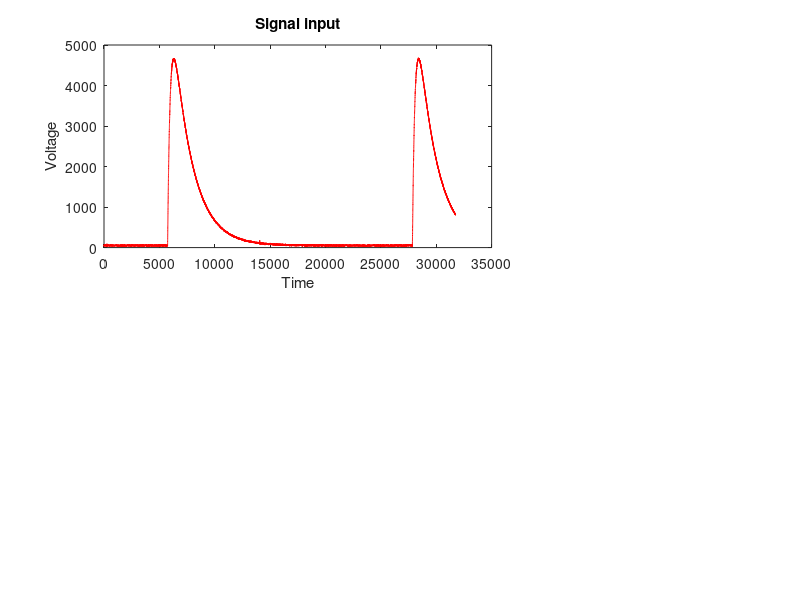

This figure's MATLAB source: (Note: this script raises an error after producing the figure.)
clear all;clc;
close all;
load adc1_10.txt
load adc1_11.txt
load adc1_12.txt
load adc1_13.txt
load adc1_14.txt
load adc1_15.txt
load adc1_16.txt
load adc1_17.txt
data=adc1_10;
% figure,plot(data)
% title('Signal input') 

 %Moving Average Filter
 windowSize = 6;
b = (1/windowSize)*ones(1,windowSize);
a = 3;
filtered_signal = filter(b,a,data);
figure,plot(filtered_signal);
title('Pulse after the Moving Average Filter ')
xlabel('Time')
ylabel('Voltage')





% Timing filter
T=5e-8; % Sampling Interval
tau = 5e-6; % Time Constant
t=4*tau;
a=1/tau;
alpha=exp(-T/tau);
%syms z;
z = tf('z', T);
% CR-RC Z-transfer function
hz1 =(z^2-(z*alpha*(1+a*T)))/((z-alpha)^2);
[hznum1, hzden1, Ts1] = tfdata(hz1,'v');
% CR-RC^2 Z-transfer function
hz2 =(z^2*alpha*T*(2-(a*T))-(z*T*alpha^2*(2+a*T)))/(2*(z-alpha)^3);
[hznum2, hzden2, Ts2] = tfdata(hz2,'v');
% CR-RC^3 Z-transfer function
hz3 =(z^3*alpha*T^2*(3-(a*T))-(4*a*z^2*T^3*alpha^2)-(z*T^2*alpha^3*(3+a*T)))/(6*(z-alpha)^4);
[hznum3, hzden3, Ts3] = tfdata(hz3,'v');
% CR-RC^4 Z-transfer function
hz4 = (z^4*alpha*T^3*(4-(a*T)) + z^3*alpha^2*T^3*(12-11*a*T) +...
z^2*alpha^3*T^3*(-12-11*a*T) + z*alpha^4*T^3*(-4-a*T)) / (24*(z-alpha)^...
5); 
[hznum4, hzden4, Ts4] = tfdata(hz4,'v');
[H,W] = freqz(hznum4,hzden4);
% Baseline correction for data
% sz = size(data,1);
% pct = .25;
% psz = round(pct*sz);
% baselinemode = mode(data(psz,1));
% data2 = data - baselinemode;
sz = size(filtered_signal,1);
pct = .25;
psz = round(pct*sz);
baselinemode = mode(filtered_signal(psz,1));
data2 = filtered_signal - baselinemode;
% Filter for signal of n=1...4 (when higher order then more computations)
xf1=filter(hznum1,hzden1,data2);
% figure,plot(xf1)
% title('Signal filtered with CR-RC filter ')
xf2=filter(hznum2,hzden2,data2);
% figure,plot(xf2)
% title('Signal filtered with CR-RC^2 filter ')
xf3=filter(hznum3,hzden3,data2);
% figure,plot(xf3)
% title('Signal filtered with CR-RC^3 filter ')
xf4=filter(hznum4,hzden4,data2);
% figure,plot(xf4)
% title('Signal filtered with CR-RC^4 filter ')

% Zero crossings of a vector or a matrix, with hysteresis
% thresholds.
MIN1=-0.25e4; % Minimum thresholds for CR-RC filter
MAX1=0.25e4;  % Maximum thresholds for CR-RC filter
MIN2=-0.1e-1; % Minimum thresholds for CR-RC^2 filter
MAX2=0.1e-1;  % Maximum thresholds for CR-RC^2 filter
MIN3=-0.5e-7; % Minimum thresholds for CR-RC^3 filter
MAX3=0.5e-7;  % Maximum thresholds for CR-RC^3 filter
MIN4=-3e-13; % Minimum thresholds for CR-RC^4 filter
MAX4=3e-13;  % Maximum thresholds for CR-RC^4 filter

plot(2)
subplot(2, 3, [1, 2]) % first subplot
plot(data,'r')
title('Signal input')
xlabel('Time')
ylabel('Voltage')

ZC1 = Zcrossfunction(xf1, MIN1, MAX1,-1,3);
%subplot(2,2,2) % first subplot
ZC2 = Zcrossfunction(xf2, MIN2, MAX2,-1,4);
%subplot(2,2,3) % first subplot
ZC3 = Zcrossfunction(xf3, MIN3, MAX3,-1,5);
%subplot(2,2,4) % first subplot
ZC4 = Zcrossfunction(xf4, MIN4, MAX4,-1,6);
% Find the points crossing thresholds
[X1_pos1,Y1_pos]=find(ZC1==1);
[X2_pos2,Y2_pos]=find(ZC2==1);
[X3_pos,Y3_pos]=find(ZC3==1);
[X4_pos,Y4_pos]=find(ZC4==1);




% ZC(ZC==0) = -1; 
%  stairs(ZC);
% zeroNb=0;
% for i=1:length(x)-1 %length : get x size
% if ((x(i)>=0 && x(i+1)<0) || (x(i)<=0 && x(i+1)>0))
%     %if(x(i+10)>=0 || (x(i+10)<=0))
%     %if((x(i+20)<=0))
% zeroNb=1+zeroNb;
%     %end
% end
% end